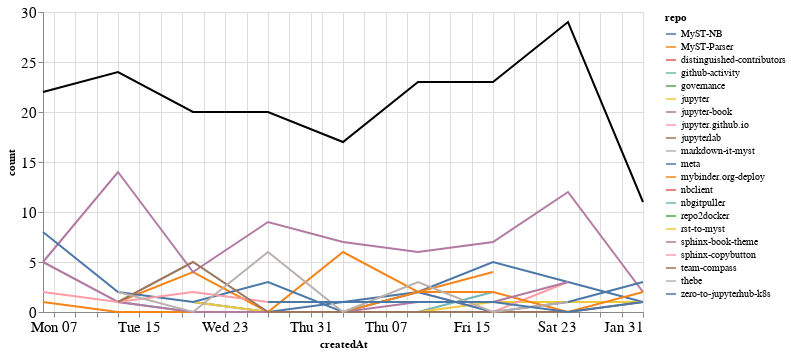

Notebook code cell kept with this figure:
### Markdown cell above
### Comments

### Code cell
comments_time = comments.groupby('repo').resample('W', on='createdAt').count()['author'].reset_index()
comments_time = comments_time.rename(columns={'author': 'count'})
comments_time_total = comments_time.groupby('createdAt').agg({"count": "sum"}).reset_index()
ch1 = alt.Chart(comments_time, width=600).mark_line().encode(
    x='createdAt',
    y='count',
    color='repo',
    tooltip="repo"
)

ch2 = alt.Chart(comments_time_total, width=600).mark_line(color="black").encode(
    x='createdAt',
    y='count',
)

ch1 + ch2

### Figure 1 — Vega-Lite specification as saved in the notebook (floating-point values rounded to 4 significant figures)
{"config": {"axisLeft": {"labelFontSize": 15}, "axisBottom": {"labelFontSize": 15}}, "layer": [{"data": {"name": "data-471ed97f26aab40fd7f9e4853d4a32ce"}, "mark": "line", "encoding": {"color": {"type": "nominal", "field": "repo"}, "tooltip": {"type": "nominal", "field": "repo"}, "x": {"type": "temporal", "field": "createdAt"}, "y": {"type": "quantitative", "field": "count"}}, "width": 600}, {"data": {"name": "data-e0b9638dd821d87143f739c067156f2c"}, "mark": {"type": "line", "color": "black"}, "encoding": {"x": {"type": "temporal", "field": "createdAt"}, "y": {"type": "quantitative", "field": "count"}}, "width": 600}], "$schema": "https://vega.github.io/schema/vega-lite/v4.8.1.json", "datasets": {"data-471ed97f26aab40fd7f9e4853d4a32ce": [{"repo": "MyST-NB", "createdAt": "2020-12-20T00:00:00", "count": 1}, {"repo": "MyST-NB", "createdAt": "2020-12-27T00:00:00", "count": 0}, {"repo": "MyST-NB", "createdAt": "2021-01-03T00:00:00", "count": 1}, {"repo": "MyST-NB", "createdAt": "2021-01-10T00:00:00", "count": 2}, {"repo": "MyST-NB", "createdAt": "2021-01-17T00:00:00", "count": 5}, {"repo": "MyST-NB", "createdAt": "2021-01-24T00:00:00", "count": 3}, {"repo": "MyST-NB", "createdAt": "2021-01-31T00:00:00", "count": 1}, {"repo": "MyST-Parser", "createdAt": "2020-12-13T00:00:00", "count": 1}, {"repo": "MyST-Parser", "createdAt": "2020-12-20T00:00:00", "count": 4}, {"repo": "MyST-Parser", "createdAt": "2020-12-27T00:00:00", "count": 0}, {"repo": "MyST-Parser", "createdAt": "2021-01-03T00:00:00", "count": 6}, {"repo": "MyST-Parser", "createdAt": "2021-01-10T00:00:00", "count": 2}, {"repo": "MyST-Parser", "createdAt": "2021-01-17T00:00:00", "count": 4}, {"repo": "distinguished-contributors", "createdAt": "2020-12-20T00:00:00", "count": 1}, {"repo": "github-activity", "createdAt": "2020-12-13T00:00:00", "count": 1}, {"repo": "github-activity", "createdAt": "2020-12-20T00:00:00", "count": 0}, {"repo": "github-activity", "createdAt": "2020-12-27T00:00:00", "count": 0}, {"repo": "github-activity", "createdAt": "2021-01-03T00:00:00", "count": 0}, {"repo": "github-activity", "createdAt": "2021-01-10T00:00:00", "count": 0}, {"repo": "github-activity", "createdAt": "2021-01-17T00:00:00", "count": 2}, {"repo": "governance", "createdAt": "2021-01-24T00:00:00", "count": 1}, {"repo": "jupyter", "createdAt": "2020-12-20T00:00:00", "count": 1}, {"repo": "jupyter", "createdAt": "2020-12-27T00:00:00", "count": 0}, {"repo": "jupyter", "createdAt": "2021-01-03T00:00:00", "count": 0}, {"repo": "jupyter", "createdAt": "2021-01-10T00:00:00", "count": 0}, {"repo": "jupyter", "createdAt": "2021-01-17T00:00:00", "count": 1}, {"repo": "jupyter", "createdAt": "2021-01-24T00:00:00", "count": 1}, {"repo": "jupyter", "createdAt": "2021-01-31T00:00:00", "count": 1}, {"repo": "jupyter-book", "createdAt": "2020-12-06T00:00:00", "count": 5}, {"repo": "jupyter-book", "createdAt": "2020-12-13T00:00:00", "count": 14}, {"repo": "jupyter-book", "createdAt": "2020-12-20T00:00:00", "count": 4}, {"repo": "jupyter-book", "createdAt": "2020-12-27T00:00:00", "count": 9}, {"repo": "jupyter-book", "createdAt": "2021-01-03T00:00:00", "count": 7}, {"repo": "jupyter-book", "createdAt": "2021-01-10T00:00:00", "count": 6}, {"repo": "jupyter-book", "createdAt": "2021-01-17T00:00:00", "count": 7}, {"repo": "jupyter-book", "createdAt": "2021-01-24T00:00:00", "count": 12}, {"repo": "jupyter-book", "createdAt": "2021-01-31T00:00:00", "count": 2}, {"repo": "jupyter.github.io", "createdAt": "2021-01-10T00:00:00", "count": 2}, {"repo": "jupyter.github.io", "createdAt": "2021-01-17T00:00:00", "count": 0}, {"repo": "jupyter.github.io", "createdAt": "2021-01-24T00:00:00", "count": 3}, {"repo": "jupyterlab", "createdAt": "2020-12-20T00:00:00", "count": 1}, {"repo": "markdown-it-myst", "createdAt": "2020-12-06T00:00:00", "count": 1}, {"repo": "meta", "createdAt": "2020-12-06T00:00:00", "count": 8}, {"repo": "meta", "createdAt": "2020-12-13T00:00:00", "count": 2}, {"repo": "meta", "createdAt": "2020-12-20T00:00:00", "count": 1}, {"repo": "meta", "createdAt": "2020-12-27T00:00:00", "count": 3}, {"repo": "meta", "createdAt": "2021-01-03T00:00:00", "count": 0}, {"repo": "meta", "createdAt": "2021-01-10T00:00:00", "count": 2}, {"repo": "meta", "createdAt": "2021-01-17T00:00:00", "count": 0}, {"repo": "meta", "createdAt": "2021-01-24T00:00:00", "count": 1}, {"repo": "meta", "createdAt": "2021-01-31T00:00:00", "count": 3}, {"repo": "mybinder.org-deploy", "createdAt": "2020-12-06T00:00:00", "count": 1}, {"repo": "mybinder.org-deploy", "createdAt": "2020-12-13T00:00:00", "count": 0}, {"repo": "mybinder.org-deploy", "createdAt": "2020-12-20T00:00:00", "count": 0}, {"repo": "mybinder.org-deploy", "createdAt": "2020-12-27T00:00:00", "count": 0}, {"repo": "mybinder.org-deploy", "createdAt": "2021-01-03T00:00:00", "count": 0}, {"repo": "mybinder.org-deploy", "createdAt": "2021-01-10T00:00:00", "count": 2}, {"repo": "mybinder.org-deploy", "createdAt": "2021-01-17T00:00:00", "count": 2}, {"repo": "mybinder.org-deploy", "createdAt": "2021-01-24T00:00:00", "count": 0}, {"repo": "mybinder.org-deploy", "createdAt": "2021-01-31T00:00:00", "count": 2}, {"repo": "nbclient", "createdAt": "2020-12-13T00:00:00", "count": 1}, {"repo": "nbgitpuller", "createdAt": "2021-01-10T00:00:00", "count": 2}, {"repo": "repo2docker", "createdAt": "2021-01-24T00:00:00", "count": 4}, {"repo": "rst-to-myst", "createdAt": "2021-01-03T00:00:00", "count": 1}, {"repo": "sphinx-book-theme", "createdAt": "2020-12-06T00:00:00", "count": 5}, {"repo": "sphinx-book-theme", "createdAt": "2020-12-13T00:00:00", "count": 1}, {"repo": "sphinx-book-theme", "createdAt": "2020-12-20T00:00:00", "count": 0}, {"repo": "sphinx-book-theme", "createdAt": "2020-12-27T00:00:00", "count": 0}, {"repo": "sphinx-book-theme", "createdAt": "2021-01-03T00:00:00", "count": 0}, {"repo": "sphinx-book-theme", "createdAt": "2021-01-10T00:00:00", "count": 1}, {"repo": "sphinx-book-theme", "createdAt": "2021-01-17T00:00:00", "count": 1}, {"repo": "sphinx-book-theme", "createdAt": "2021-01-24T00:00:00", "count": 3}, {"repo": "sphinx-copybutton", "createdAt": "2020-12-06T00:00:00", "count": 2}, {"repo": "sphinx-copybutton", "createdAt": "2020-12-13T00:00:00", "count": 1}, {"repo": "sphinx-copybutton", "createdAt": "2020-12-20T00:00:00", "count": 2}, {"repo": "sphinx-copybutton", "createdAt": "2020-12-27T00:00:00", "count": 1}, {"repo": "sphinx-copybutton", "createdAt": "2021-01-03T00:00:00", "count": 1}, {"repo": "team-compass", "createdAt": "2020-12-13T00:00:00", "count": 1}, {"repo": "team-compass", "createdAt": "2020-12-20T00:00:00", "count": 5}, {"repo": "team-compass", "createdAt": "2020-12-27T00:00:00", "count": 0}, {"repo": "team-compass", "createdAt": "2021-01-03T00:00:00", "count": 0}, {"repo": "team-compass", "createdAt": "2021-01-10T00:00:00", "count": 0}, {"repo": "team-compass", "createdAt": "2021-01-17T00:00:00", "count": 0}, {"repo": "team-compass", "createdAt": "2021-01-24T00:00:00", "count": 0}, {"repo": "team-compass", "createdAt": "2021-01-31T00:00:00", "count": 1}, {"repo": "thebe", "createdAt": "2020-12-13T00:00:00", "count": 2}, {"repo": "thebe", "createdAt": "2020-12-20T00:00:00", "count": 0}, {"repo": "thebe", "createdAt": "2020-12-27T00:00:00", "count": 6}, {"repo": "thebe", "createdAt": "2021-01-03T00:00:00", "count": 0}, {"repo": "thebe", "createdAt": "2021-01-10T00:00:00", "count": 3}, {"repo": "thebe", "createdAt": "2021-01-17T00:00:00", "count": 0}, {"repo": "thebe", "createdAt": "2021-01-24T00:00:00", "count": 1}, {"repo": "zero-to-jupyterhub-k8s", "createdAt": "2020-12-27T00:00:00", "count": 1}, {"repo": "zero-to-jupyterhub-k8s", "createdAt": "2021-01-03T00:00:00", "count": 1}, {"repo": "zero-to-jupyterhub-k8s", "createdAt": "2021-01-10T00:00:00", "count": 1}, {"repo": "zero-to-jupyterhub-k8s", "createdAt": "2021-01-17T00:00:00", "count": 1}, {"repo": "zero-to-jupyterhub-k8s", "createdAt": "2021-01-24T00:00:00", "count": 0}, {"repo": "zero-to-jupyterhub-k8s", "createdAt": "2021-01-31T00:00:00", "count": 1}], "data-e0b9638dd821d87143f739c067156f2c": [{"createdAt": "2020-12-06T00:00:00", "count": 22}, {"createdAt": "2020-12-13T00:00:00", "count": 24}, {"createdAt": "2020-12-20T00:00:00", "count": 20}, {"createdAt": "2020-12-27T00:00:00", "count": 20}, {"createdAt": "2021-01-03T00:00:00", "count": 17}, {"createdAt": "2021-01-10T00:00:00", "count": 23}, {"createdAt": "2021-01-17T00:00:00", "count": 23}, {"createdAt": "2021-01-24T00:00:00", "count": 29}, {"createdAt": "2021-01-31T00:00:00", "count": 11}]}}
